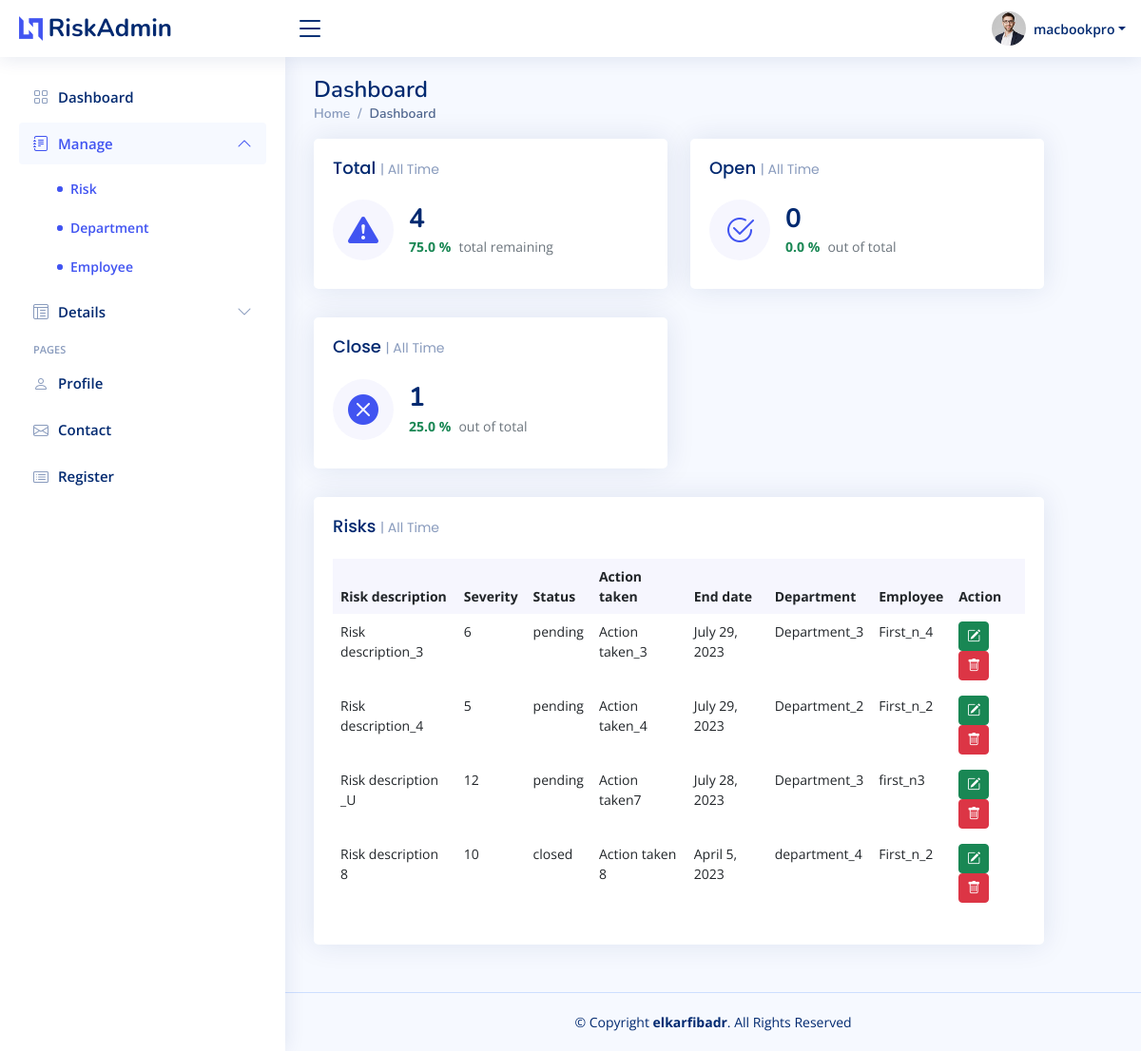
Screenshot of /home/ (signed in) with the database file from the repository.
### risk_management/models.py (models this page shows, shortened)
class Risk(models.Model):
        risk_description= models.TextField()
        severity= models.IntegerField()
        status= models.CharField(max_length=255)
        action_taken= models.TextField()
        end_date= models.DateField()
        department= models.ForeignKey(Department,on_delete=models.CASCADE)
        employee= models.ForeignKey(Employee,on_delete=models.CASCADE)
        last_update= models.DateTimeField(auto_now=True)

class Department(models.Model):
        name_department= models.CharField(max_length=255)
        def __str__(self):
                return self.name_department

class Employee(models.Model):
        first_name= models.CharField(max_length=255)
        last_name= models.CharField(max_length=255)
        department= models.ForeignKey(Department,on_delete=models.CASCADE)
        username = models.CharField(max_length = 10, unique = True, db_index = True)
        password = models.CharField(max_length=100)

### risk_management/views.py (the view)
# urls.py: path('home/', views.home, name="home"),
@login_required(login_url="welcome")
def home(request):
     risks = Risk.objects.all()
     total_risk = Risk.objects.count()
     opened = Risk.objects.filter(status="opened").count()
     closed = Risk.objects.filter(status="closed").count()
     percentage_of_opened=percentage(opened, total_risk)
     percentage_of_closed=percentage(closed, total_risk)
     percentage_remaining=100.0-percentage_of_opened-percentage_of_closed
     departments = Department.objects.all()
     employees = Employee.objects.all()
     context = {
          "risks":risks,
          "departments":departments,
          "employees":employees,
          "total_risk":total_risk,
          "opened":opened,
          "closed":closed,
          "percentage_of_opened":percentage_of_opened,
          "percentage_of_closed":percentage_of_closed,
          "percentage_remaining":percentage_remaining
               }
     return render(request, 'risk_management/new_home.html', context)

### risk_management/views.py (called while the page is built)
def percentage(part, whole):
  return 100 * float(part)/float(whole)

### risk_management/templates/risk_management/new_home.html
{% extends 'new_main.html' %}
{% block content %}
<main id="main" class="main">
  <div class="pagetitle">
    <h1>Dashboard</h1>
    <nav>
      <ol class="breadcrumb">
        <li class="breadcrumb-item"><a href="index.html">Home</a></li>
        <li class="breadcrumb-item active">Dashboard</li>
      </ol>
    </nav>
  </div>
  <section class="section dashboard" >
    <div class="row">
      <div class="col-lg-11">
        <div class="row">
          <div class="col-xxl-4 col-md-6">
            <div class="card info-card sales-card">
              <div class="card-body">
                <h5 class="card-title">Total <span>| All Time</span></h5>
                <div class="d-flex align-items-center">
                  <div class="card-icon rounded-circle d-flex align-items-center justify-content-center">
                    <i class="bi bi-exclamation-triangle-fill"></i>
                  </div>
                  <div class="ps-3">
                    <h6>{{total_risk}}</h6>
                    <span class="text-success small pt-1 fw-bold">{{percentage_remaining}} %</span> <span class="text-muted small pt-2 ps-1">total remaining</span>
                  </div>
                </div>
              </div>
            </div>
          </div>
          <div class="col-xxl-4 col-md-6">
            <div class="card info-card revenue-card">
              <div class="card-body">
                <h5 class="card-title">Open <span>| All Time </span></h5>
                <div class="d-flex align-items-center">
                  <div class="card-icon rounded-circle d-flex align-items-center justify-content-center">
                    <i class="bi bi-check2-circle"></i>
                  </div>
                  <div class="ps-3">
                    <h6>{{opened}}</h6>
                    <span class="text-success small pt-1 fw-bold">{{percentage_of_opened}} %</span> <span class="text-muted small pt-2 ps-1">out of total</span>
                  </div>
                </div>
              </div>
            </div>
          </div>
           <div class="col-xxl-4 col-md-6">
            <div class="card info-card revenue-card">
              <div class="card-body">
                <h5 class="card-title"> Close <span>| All Time </span></h5>
                <div class="d-flex align-items-center">
                  <div class="card-icon rounded-circle d-flex align-items-center justify-content-center">
                    <i class="bi bi-x-circle-fill"></i>
                  </div>
                  <div class="ps-3">
                    <h6>{{closed}}</h6>
                    <span class="text-success small pt-1 fw-bold">{{percentage_of_closed}} %</span> <span class="text-muted small pt-2 ps-1">out of total</span>
                  </div>
                </div>
              </div>
            </div>
          </div>
          <div class="col-12">
            <div class="card recent-sales overflow-auto">
              <div class="card-body">
                <h5 class="card-title">Risks <span>| All Time</span></h5>
                <table class="table table-borderless datatable">
                  <thead>
                    <tr>
                      <th scope="col">Risk description</th>
                      <th scope="col">Severity</th>
                      <th scope="col">Status</th>
                      <th scope="col">Action taken</th>
                      <th scope="col">End date</th>
                      <th scope="col">Department</th>
                      <th scope="col">Employee</th>
                      <th scope="col">Action</th>
                    </tr>
                  </thead>
                  <tbody>
                    {% for risk in risks %}
                    <tr>
                      <td>{{risk.risk_description}}</td>
                      <td>{{risk.severity}}</td>
                      <td>{{risk.status}}</td>
                      <td>{{risk.action_taken}}</td>
                      <td>{{risk.end_date}}</td>
                      <td>{{risk.department}}</td>
                      <td>{{risk.employee.username}}</td>
                      <td>
                      <a href="{% url 'update_risk' risk.id %}" class="btn btn-success btn-sm" title="Update"><i class="bi bi-pencil-square"></i></a>
                      <a href="{% url 'delete_risk' risk.id %}" class="btn btn-danger btn-sm" title="Remove "><i class="bi bi-trash"></i></a>
                      </td>
                    </tr>
                    {% endfor %}
                  </tbody>
                </table>
              </div>
            </div>
          </div>
        </div>
      </div>
    </div>
  </section>
</main>
{% endblock content%}

### templates/new_main.html (shortened to what this page needs)
<!DOCTYPE html>
<html lang="en">
{% load static %}
<head>
    <link href="{% static '/vendor/bootstrap/css/bootstrap.min.css' %}" rel="stylesheet">
    <link href="{% static '/vendor/bootstrap-icons/bootstrap-icons.css' %}" rel="stylesheet">
    <link href="{% static '/vendor/boxicons/css/boxicons.min.css' %}" rel="stylesheet">
    <link href="{% static '/vendor/quill/quill.snow.css' %}" rel="stylesheet">
    <link href="{% static '/vendor/quill/quill.bubble.css' %}" rel="stylesheet">
    <link href="{% static '/vendor/remixicon/remixicon.css' %}" rel="stylesheet">
    <link href="{% static '/vendor/simple-datatables/style.css' %}" rel="stylesheet">
    <link href="{% static '/css/style.css' %}" rel="stylesheet">
</head>
<body>
    <header id="header" class="header fixed-top d-flex align-items-center">
        <div class="d-flex align-items-center justify-content-between">
            <a href="{% url 'home' %}" class="logo d-flex align-items-center">
                <img src="{% static '/img/logo.png' %}" alt="">
                <span class="d-none d-lg-block">RiskAdmin</span>
            </a>
            <i class="bi bi-list toggle-sidebar-btn"></i>
        </div>
        <nav class="header-nav ms-auto">
            <ul class="d-flex align-items-center">
                <li class="nav-item dropdown pe-3">
                    <a class="nav-link nav-profile d-flex align-items-center pe-0" href="#" data-bs-toggle="dropdown">
                        <img src="{% static '/img/profile-img.jpg' %}" alt="Profile" class="rounded-circle">
                        <span class="d-none d-md-block dropdown-toggle ps-2">{{request.user.username}}</span>
                    </a>
                </li>
            </ul>
        </nav>
    </header>
    <aside id="sidebar" class="sidebar">
        <ul class="sidebar-nav" id="sidebar-nav">
            <li class="nav-item">
                <a class="nav-link collapsed" href="{% url 'home' %}">
                    <i class="bi bi-grid"></i>
                    <span>Dashboard</span>
                </a>
            </li>
            <li class="nav-item">
                <a class="nav-link " data-bs-target="#forms-nav" data-bs-toggle="collapse" href="#">
                    <i class="bi bi-journal-text"></i><span>Manage</span><i class="bi bi-chevron-down ms-auto"></i>
                </a>
                <ul id="forms-nav" class="nav-content collapse show" data-bs-parent="#sidebar-nav">
                    <li>
                        <a href="{% url 'create-risk' %}" class="active">
                            <i class="bi bi-circle"></i><span>Risk</span>
                        </a>
                    </li>
                    <li>
                        <a href="{% url 'create_department' %}" class="active">
                            <i class="bi bi-circle"></i><span>Department</span>
                        </a>
                    </li>
                    <li>
                        <a href="{% url 'create_employee' %}" class="active">
                            <i class="bi bi-circle"></i><span>Employee</span>
                        </a>
                    </li>
                </ul>
            </li>
            <li class="nav-item">
                <a class="nav-link collapsed" data-bs-target="#tables-nav" data-bs-toggle="collapse" href="#">
                    <i class="bi bi-layout-text-window-reverse"></i><span>Details</span><i
                        class="bi bi-chevron-down ms-auto"></i>
                </a>
            </li>
            <li class="nav-heading">Pages</li>
            <li class="nav-item">
                <a class="nav-link collapsed" href="users-profile.html">
                    <i class="bi bi-person"></i>
                    <span>Profile</span>
                </a>
            </li>
            <li class="nav-item">
                <a class="nav-link collapsed" href="pages-contact.html">
                    <i class="bi bi-envelope"></i>
                    <span>Contact</span>
                </a>
            </li>
            <li class="nav-item">
                <a class="nav-link collapsed" href="pages-register.html">
                    <i class="bi bi-card-list"></i>
                    <span>Register</span>
                </a>
            </li>
        </ul>
    </aside>
    {% block content%}{% endblock %}
    <footer id="footer" class="footer">
        <div class="copyright">
            &copy; Copyright <strong><span>elkarfibadr</span></strong>. All Rights Reserved
        </div>
    </footer>
</body>
</html>

### static/css/style.css (style rules this page uses)
:root { scroll-behavior: smooth; }
body { font-family: "Open Sans", sans-serif; background: #f6f9ff; color: #444444; }
a { color: #4154f1; text-decoration: none; }
h1, h2, h3, h4, h5, h6 { font-family: "Nunito", sans-serif; }
#main { margin-top: 60px; padding: 20px 30px; transition: all 0.3s; }
.pagetitle { margin-bottom: 10px; }
.pagetitle h1 { font-size: 24px; margin-bottom: 0; font-weight: 600; color: #012970; }
.card { margin-bottom: 30px; border: none; border-radius: 5px; box-shadow: 0px 0 30px rgba(1, 41, 112, 0.1); }
.card-title { padding: 20px 0 15px 0; font-size: 18px; font-weight: 500; color: #012970; font-family: "Poppins", sans-serif; }
.card-title span { color: #899bbd; font-size: 14px; font-weight: 400; }
.card-body { padding: 0 20px 20px 20px; }
.breadcrumb { font-size: 14px; font-family: "Nunito", sans-serif; color: #899bbd; font-weight: 600; }
.breadcrumb a { color: #899bbd; transition: 0.3s; }
.breadcrumb .breadcrumb-item::before { color: #899bbd; }
.breadcrumb .active { color: #51678f; font-weight: 600; }
.logo { line-height: 1; }
@media (min-width: 1200px) { .logo { width: 280px; } }
.logo img { max-height: 26px; margin-right: 6px; }
.logo span { font-size: 26px; font-weight: 700; color: #012970; font-family: "Nunito", sans-serif; }
.header { transition: all 0.5s; z-index: 997; height: 60px; box-shadow: 0px 2px 20px rgba(1, 41, 112, 0.1); background-color: #fff; padding-left: 20px; }
.header .toggle-sidebar-btn { font-size: 32px; padding-left: 10px; cursor: pointer; color: #012970; }
.header-nav ul { list-style: none; }
.header-nav>ul { margin: 0; padding: 0; }
.header-nav .nav-profile { color: #012970; }
.header-nav .nav-profile img { max-height: 36px; }
.header-nav .nav-profile span { font-size: 14px; font-weight: 600; }
.sidebar { position: fixed; top: 60px; left: 0; bottom: 0; width: 300px; z-index: 996; transition: all 0.3s; padding: 20px; overflow-y: auto; scrollbar-width: thin; scrollbar-color: #aab7cf transparent; box-shadow: 0px 0px 20px rgba(1, 41, 112, 0.1); background-color: #fff; }
@media (min-width: 1200px) { #main, #footer { margin-left: 300px; } }
.sidebar-nav { padding: 0; margin: 0; list-style: none; }
.sidebar-nav li { padding: 0; margin: 0; list-style: none; }
.sidebar-nav .nav-item { margin-bottom: 5px; }
.sidebar-nav .nav-heading { font-size: 11px; text-transform: uppercase; color: #899bbd; font-weight: 600; margin: 10px 0 5px 15px; }
.sidebar-nav .nav-link { display: flex; align-items: center; font-size: 15px; font-weight: 600; color: #4154f1; transition: 0.3; background: #f6f9ff; padding: 10px 15px; border-radius: 4px; }
.sidebar-nav .nav-link i { font-size: 16px; margin-right: 10px; color: #4154f1; }
.sidebar-nav .nav-link.collapsed { color: #012970; background: #fff; }
.sidebar-nav .nav-link.collapsed i { color: #899bbd; }
.sidebar-nav .nav-link .bi-chevron-down { margin-right: 0; transition: transform 0.2s ease-in-out; }
.sidebar-nav .nav-link:not(.collapsed) .bi-chevron-down { transform: rotate(180deg); }
.sidebar-nav .nav-content { padding: 5px 0 0 0; margin: 0; list-style: none; }
.sidebar-nav .nav-content a { display: flex; align-items: center; font-size: 14px; font-weight: 600; color: #012970; transition: 0.3; padding: 10px 0 10px 40px; transition: 0.3s; }
.sidebar-nav .nav-content a i { font-size: 6px; margin-right: 8px; line-height: 0; border-radius: 50%; }
.sidebar-nav .nav-content a:hover, .sidebar-nav .nav-content a.active { color: #4154f1; }
.sidebar-nav .nav-content a.active i { background-color: #4154f1; }
.dashboard .info-card { padding-bottom: 10px; }
.dashboard .info-card h6 { font-size: 28px; color: #012970; font-weight: 700; margin: 0; padding: 0; }
.dashboard .card-icon { font-size: 32px; line-height: 0; width: 64px; height: 64px; flex-shrink: 0; flex-grow: 0; }
.dashboard .sales-card .card-icon { color: #4154f1; background: #f6f6fe; }
.dashboard .revenue-card .card-icon { color: #4154f1; background: #f6f6fe; }
.dashboard .recent-sales { font-size: 14px; }
.dashboard .recent-sales .table thead { background: #f6f6fe; }
.dashboard .recent-sales .table thead th { border: 0; }
.footer { padding: 20px 0; font-size: 14px; transition: all 0.3s; border-top: 1px solid #cddfff; }
.footer .copyright { text-align: center; color: #012970; }

### rows the page displays
Risk: risk_description "Risk description_3", severity "6", status "pending", action_taken "Action taken_3", end_date "July 29, 2023", department "Department_3", employee.username "First_n_4"
Risk: risk_description "Risk description_4", severity "5", status "pending", action_taken "Action taken_4", end_date "July 29, 2023", department "Department_2", employee.username "First_n_2"
Risk: risk_description "Risk description _U", severity "12", status "pending", action_taken "Action taken7", end_date "July 28, 2023", department "Department_3", employee.username "first_n3"
Risk: risk_description "Risk description 8", severity "10", status "closed", action_taken "Action taken 8", end_date "April 5, 2023", department "department_4", employee.username "First_n_2"

### other values shown
{{ request.user.username }} "macbookpro"
{{ total_risk }} "4"
{{ percentage_remaining }} "75.0"
{{ opened }} "0"
{{ percentage_of_opened }} "0.0"
{{ closed }} "1"
{{ percentage_of_closed }} "25.0"
